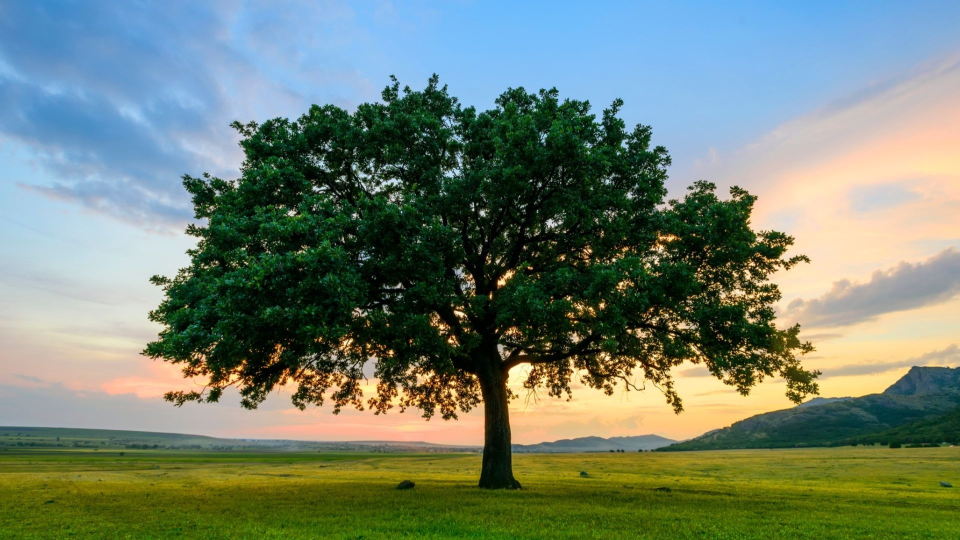
#> input picture imageCalculator/tree.jpg, 1920 x 1080 px, found by its file name (shown at 1/2 size)
$ python -i imageCalculator.py   (imports and definitions only)
#> lines starting #> are read from the running program, lines starting #| are printed output that depends on the picture
# -*- coding: utf-8 -*-
"""
Created on Wed Nov  4 16:26:33 2020

@author: Sajjad
"""

from PIL import Image, ImageTk
import sys
import skimage.io
import skimage.viewer
import numpy as np
from pathlib import Path


def imgTry1():
    im = Image.open(r'C:\Users\Sajjad\Desktop\tree.jpg')
#> im is the input picture: PIL image 1920x1080 RGB; mean R, G, B 113.9, 129.2, 112.9
    im2 = Image.open(r'C:\Users\Sajjad\Desktop\mountains.jpg')
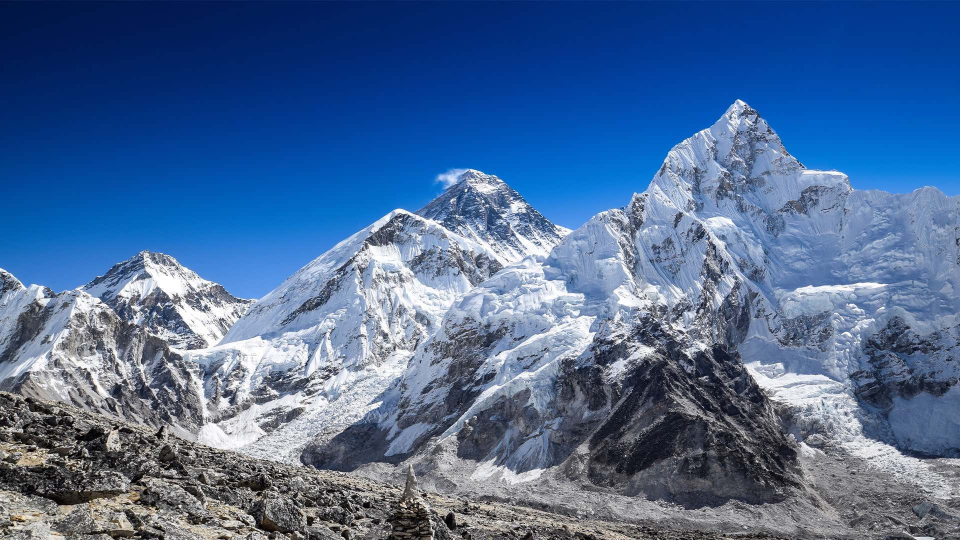
#> input picture imageCalculator/mountains.jpg, 1920 x 1080 px, found by its file name (shown at 1/2 size)
#> im2 is the input picture: PIL image 1920x1080 RGB; mean R, G, B 75.6, 106.3, 149.5
    im = im.convert('RGB')
    im2 = im.convert('RGB')
    r, g, b = im.split()
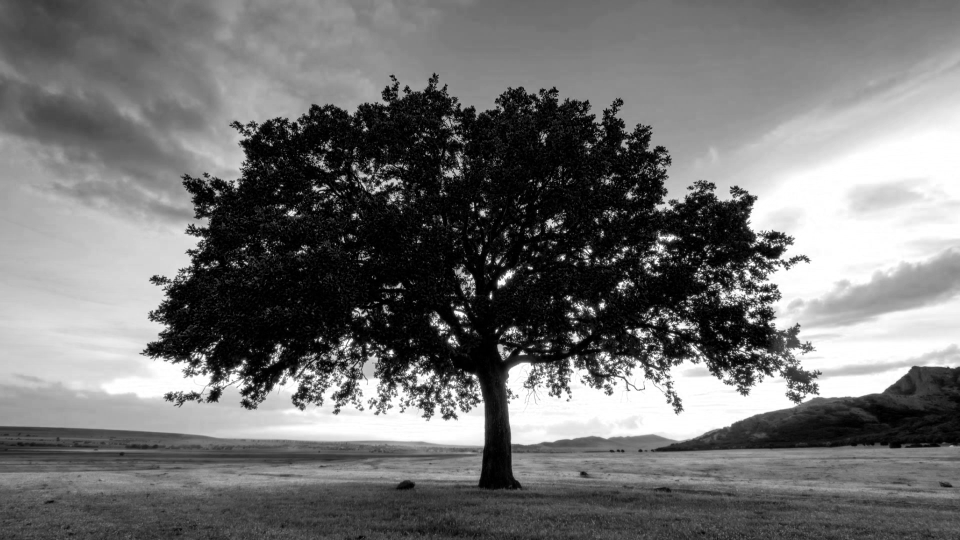
#> r: PIL image 1920x1080 L (shown at 1/2 size); min 0, max 255, mean 113.9
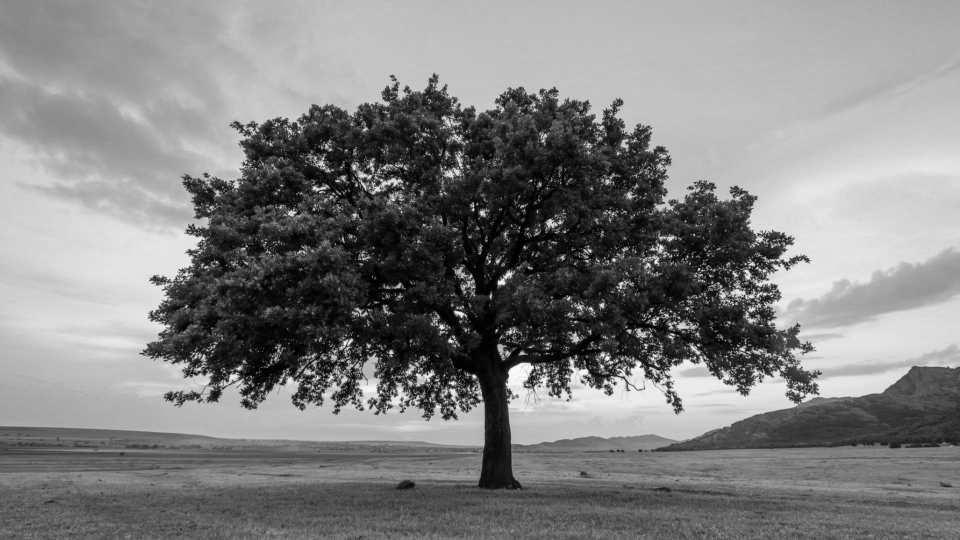
#> g: PIL image 1920x1080 L (shown at 1/2 size); min 0, max 255, mean 129.2
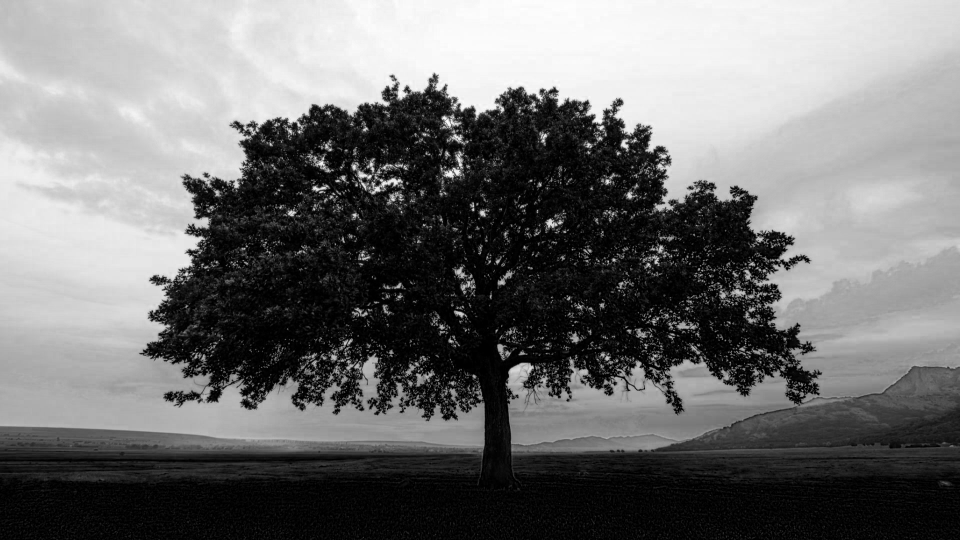
#> b: PIL image 1920x1080 L (shown at 1/2 size); min 0, max 255, mean 112.9
    rr, gg, bb = im2.split()
    r = r.point(lambda i: i * 1.5)
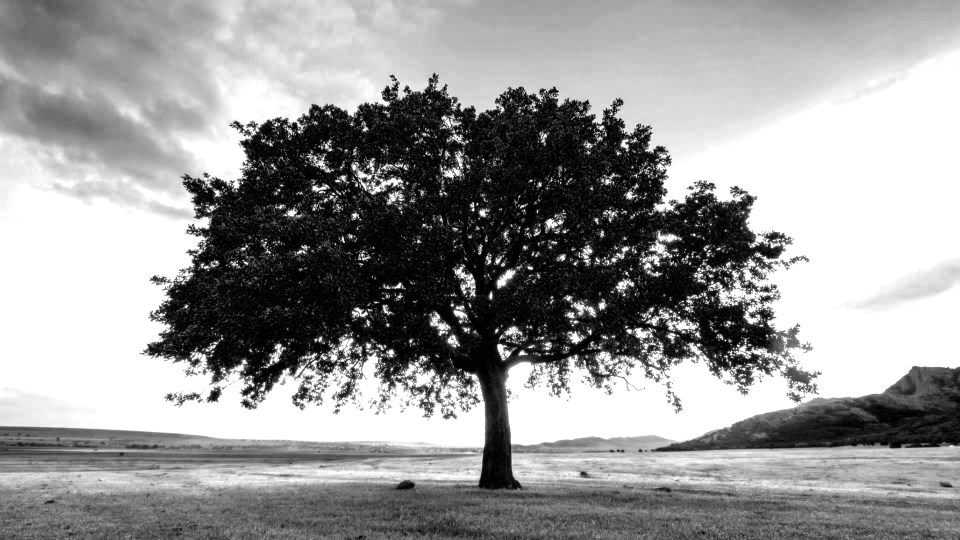
#> r: PIL image 1920x1080 L (shown at 1/2 size); min 0, max 255, mean 151.2
    out = Image.merge('RGB', (r, g, b))
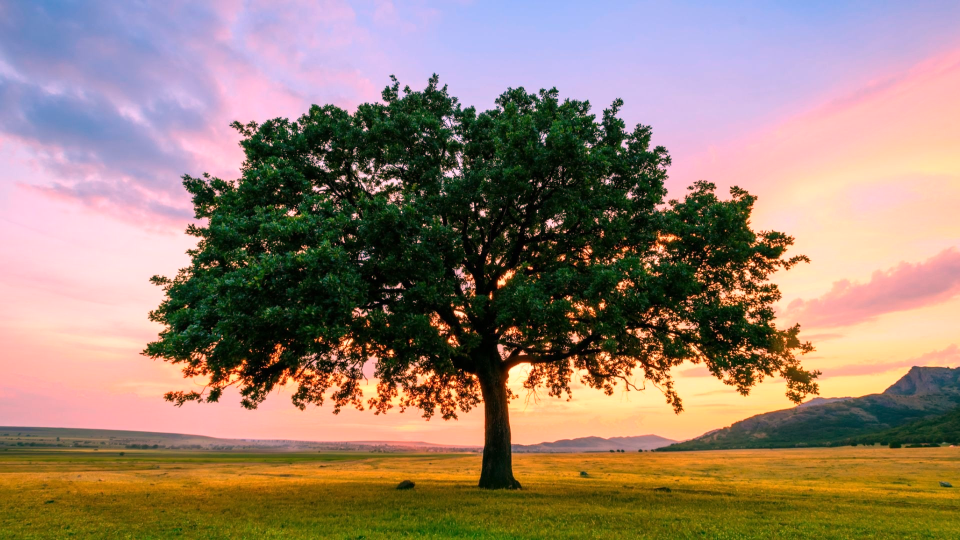
#> out: PIL image 1920x1080 RGB (shown at 1/2 size); mean R, G, B 151.2, 129.2, 112.9
    out.show()


# [18 lines left out: functions imgTry2, pixelCreation, not called in this run]


fileLocation1 = ""
fileLocation2 = ""
selectedOp = ""


# [104 lines left out: functions imageDivide, imageAdd, imageSubtract, imageMultiply, imgArrayShape, browse1 and 1 more, not called in this run]
    #return fileLocation2


#def createGui():
import tkinter as tk
# [2 lines not run here, left out]

canvas_width = 1000
canvas_height = 600
# [1 line that did not run here, left out]
# [1 line not run here, left out]

# [1 line that did not run here, left out]
# [1 line not run here, left out]

# [1 line that did not run here, left out]
# [1 line not run here, left out]
# [1 line that did not run here, left out]
# [1 line not run here, left out]
# [1 line that did not run here, left out]
# [1 line not run here, left out]

# [1 line that did not run here, left out]
# [1 line not run here, left out]
# [1 line that did not run here, left out]
# [1 line not run here, left out]
# [1 line that did not run here, left out]
# [1 line not run here, left out]

# [1 line that did not run here, left out]
# [1 line not run here, left out]

# [1 line that did not run here, left out]
choices = {'Add', 'Subtract', 'Multiply', 'Divide'}
# [1 line not run here, left out]
# [1 line that did not run here, left out]
# [1 line not run here, left out]


# [1 line that did not run here, left out]
# [1 line that did not run here, left out]
# [5 lines not run here, left out]

#createGui()


#https://stackoverflow.com/questions/32838802/numpy-with-python-convert-3d-array-to-2d
#https://www.pythoninformer.com/python-libraries/numpy/numpy-and-images/
#https://datacarpentry.org/image-processing/aio/index.html
#https://homepages.inf.ed.ac.uk/rbf/HIPR2/pixmult.htm
#https://stackoverflow.com/questions/26248654/how-to-return-0-with-divide-by-zero
#https://stackoverflow.com/questions/48948308/cant-use-on-numpy-array

>>> result = imgTry1()
